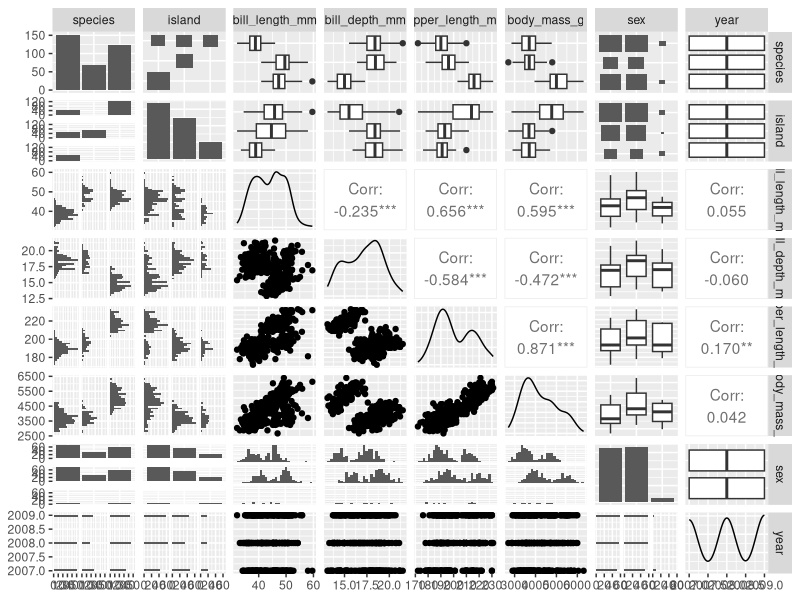
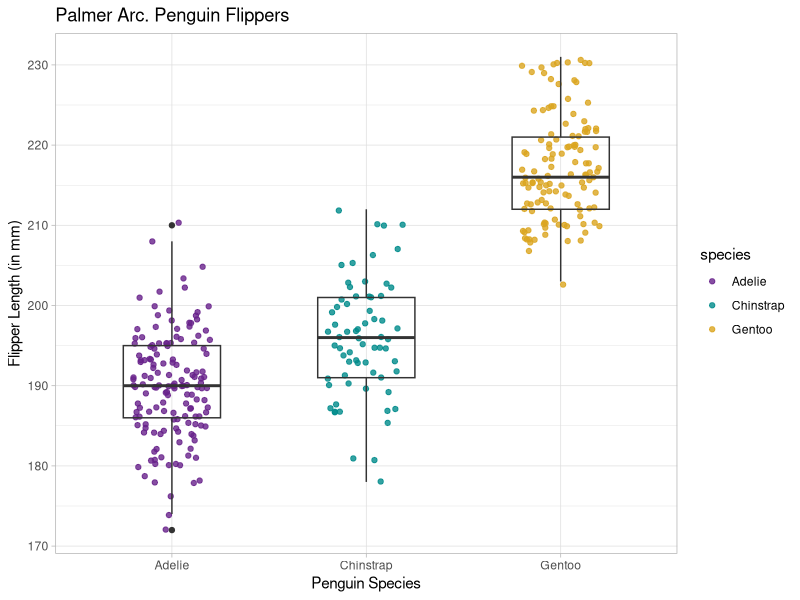
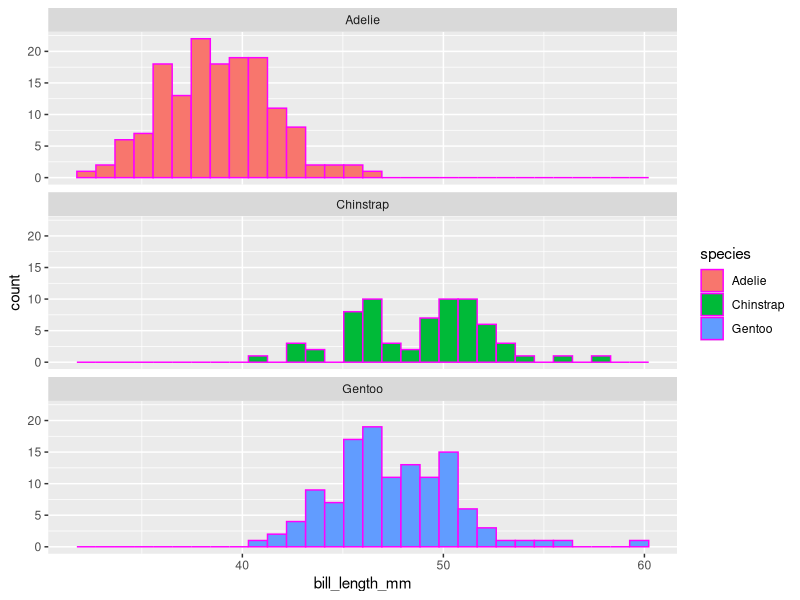
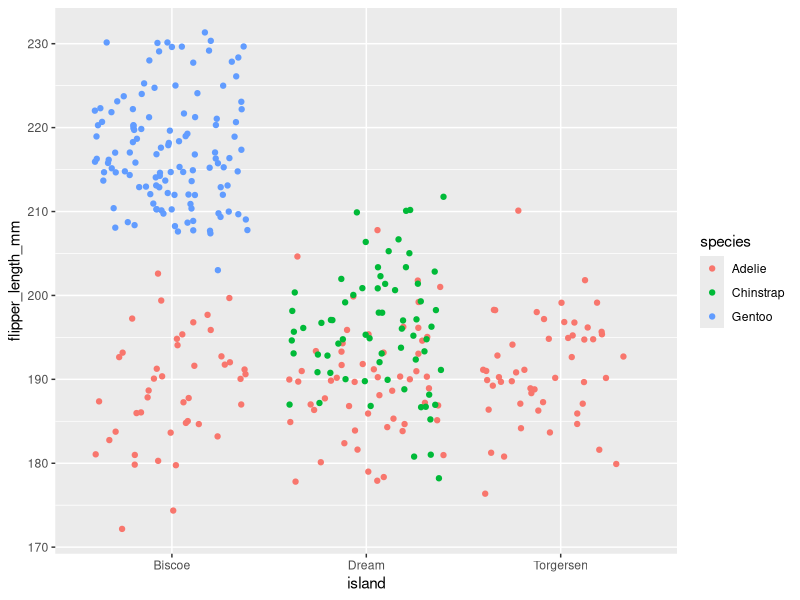

Source code (R) for these figures, in order:
## ---- chunk 1


library(tidyverse)
library(palmerpenguins)
library(GGally)
library(skimr)
## ---- chunk 2


# Tell me the column names
names(penguins)

# What are the dimensions
dim(penguins)

# Can you show me the first 6 lines?
head(penguins)

# Can you show me the last 6 lines?
tail(penguins)
## ---- chunk 3
skim(penguins)

GGally::ggpairs(penguins)

## ---- chunk 4
ggplot(data = penguins, aes(x = species, y = flipper_length_mm)) +
  geom_jitter(width = 0.2,
              alpha = 0.8,
              aes(color = species)) +
  geom_boxplot(fill = NA,
               width = 0.5) +
  theme_light() +
  scale_color_manual(values = c("darkorchid4", "cyan4", "goldenrod")) +
  labs(x = "Penguin Species",
       y = "Flipper Length (in mm)",
       title = "Palmer Arc. Penguin Flippers")
## ---- chunk 5
ggplot(data = penguins, aes(x = bill_length_mm)) +
  geom_histogram(aes(fill = species), color = "magenta") +
facet_wrap(~species, ncol = 1)
## ---- chunk 6
ggplot(data = penguins, aes(x = island, y = flipper_length_mm)) +
 geom_jitter(aes(color = species))

flipper_mean <- mean(penguins$flipper_length_mm, na.rm = TRUE)
flipper_mean
